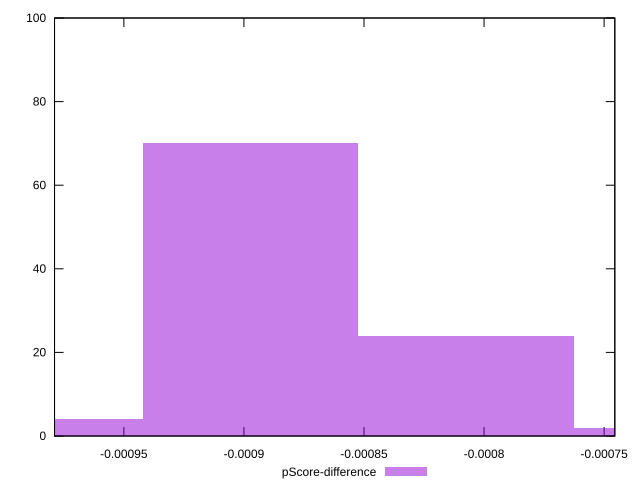

Write the gnuplot code that produced this figure.
reset

$pScoreDifference <<EOF
-0.0008972666586437462 70
-0.0008075399927793715 24
-0.0009869933245081207 4
-0.0007178133269149969 2
EOF

set key outside below
set boxwidth 0.00008972666586437461
set xrange [-0.0009788719315987349:-0.0007455423993616428]
set yrange [0:100]
set trange [0:100]
set style fill transparent solid 0.5 noborder
set terminal svg size 640, 490 enhanced background rgb 'white'
set output "reports/report_00030_2021-02-24T20-42-31.540Z/interactive/samples/agenda/pScore-difference/histogram.svg"

plot $pScoreDifference title "pScore-difference" with boxes

reset
